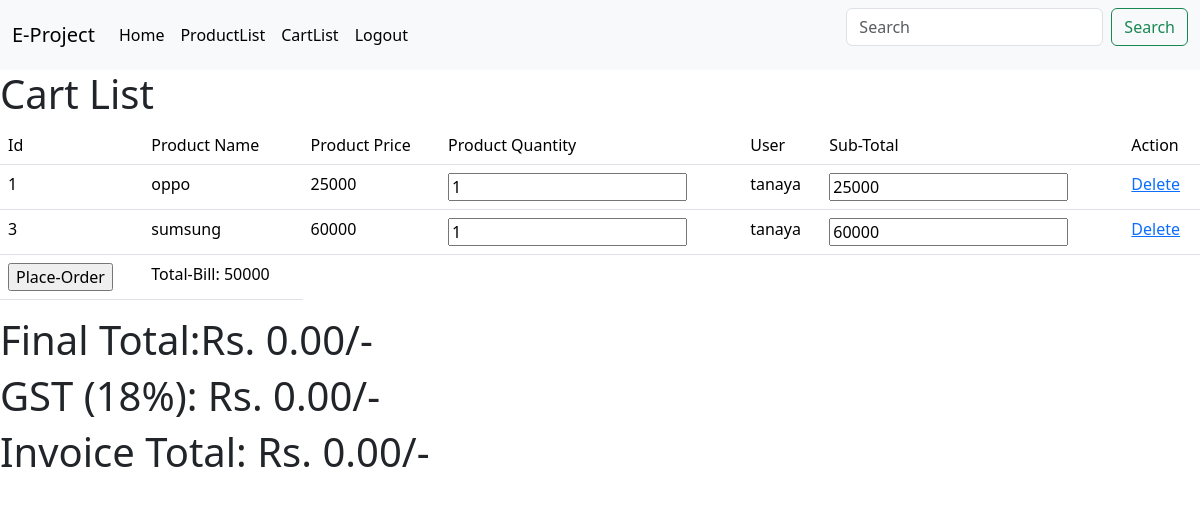
Screenshot of /clist (signed in) with the database file from the repository.
### e_app/models.py (models this page shows)
class Cart(models.Model):
    user=models.ForeignKey(User,on_delete=models.CASCADE)
    product=models.ForeignKey(Product,on_delete=models.CASCADE)
    class Meta:
        db_table='cart'

class Product(models.Model):
    img=models.ImageField(upload_to='image',default='')
    p_name=models.CharField(max_length=30)
    p_price=models.IntegerField()
    p_description=models.TextField(max_length=300)
    category=models.ForeignKey(Category,on_delete=models.CASCADE)
    class Meta:
        db_table='product'

### e_app/views.py (the view)
# urls.py: path('clist',v.cart_list),
def cart_list(request):
    uid=request.session.get('uid')
    cl=Cart.objects.filter(user=uid)
    context={'cl':cl}
    return render(request,'cartlist.html',context)

### e_app/templates/cartlist.html (shortened to what this page needs)
{%include 'navbar.html'%}
{%load static%}
<h1>Cart List</h1>
<table class="table">
    <tr>
        <td>Id</td>
        <td>Product Name</td>
        <td>Product Price</td>
        <td>Product Quantity</td>
        <td>User</td>
        <td>Sub-Total</td>
        <td>Action</td>
    </tr>
    {%for i in cl%}
    <tr>
        <td>{{i.product.id}}</td>
        <td>{{i.product.p_name}}</td>
        <td>{{i.product.p_price}}</td>
        <td><input type="number" name="qty" value="1" min="1" onchange="updateSubtotal(this)"></td>
        <td>{{i.user.username}}</td>
        <td><input type="text" class="subtotal" value="{{i.product.p_price}}"></td>
        <td><a href="">Delete</a></td>
    </tr>
    {%endfor%}
    <tr>
        <td><input type="submit" value="Place-Order"></td>
        <td>Total-Bill: <span>50000</span></td>
    </tr>
</table>
<h1 id="total">Final Total:Rs. <span id="total-value">0.00/-</span></h1>
<h1 id="gst">GST (18%): Rs. <span id="gst-value">0.00/-</span></h1>
<h1 id="invoice-total">Invoice Total: Rs. <span id="invoice-total-value">0.00/-</span></h1>

### rows the page displays
Cart: product.id "1", product.p_name "oppo", product.p_price "25000", user.username "tanaya"
Cart: product.id "3", product.p_name "sumsung", product.p_price "60000", user.username "tanaya"
